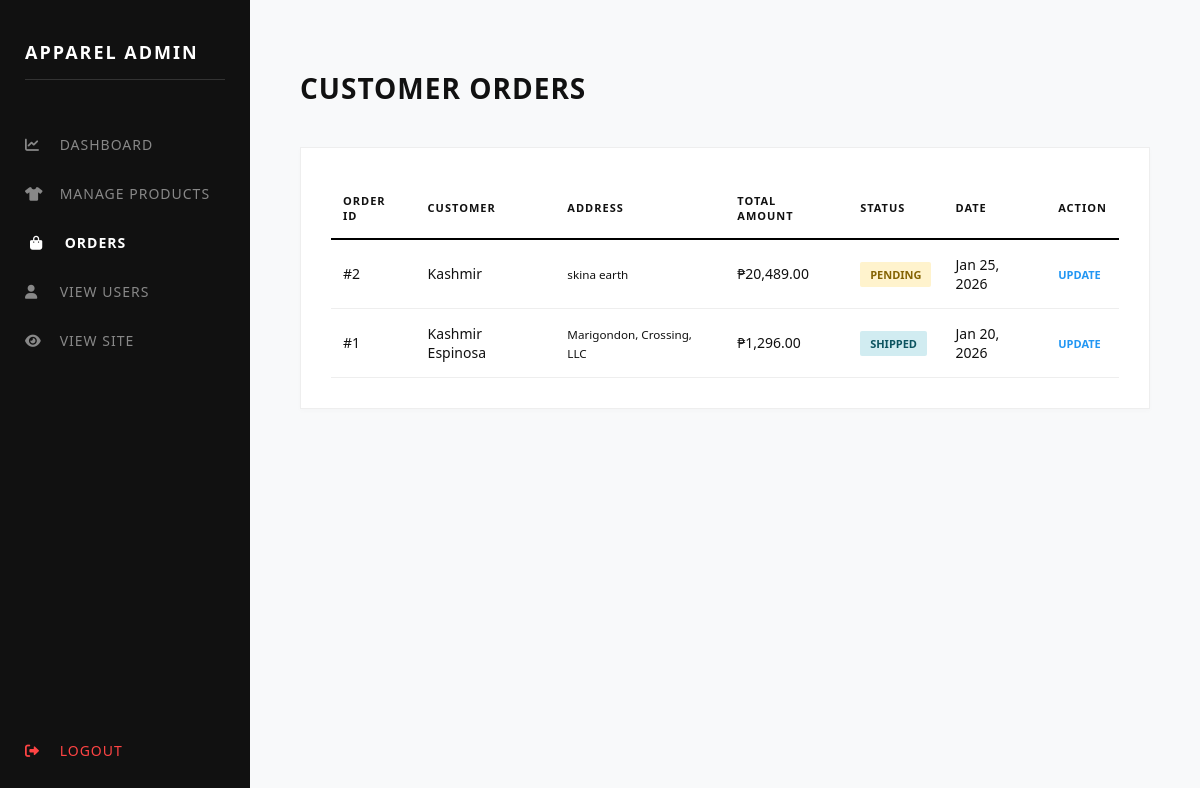
The app's page /admin/orders.php, older data.
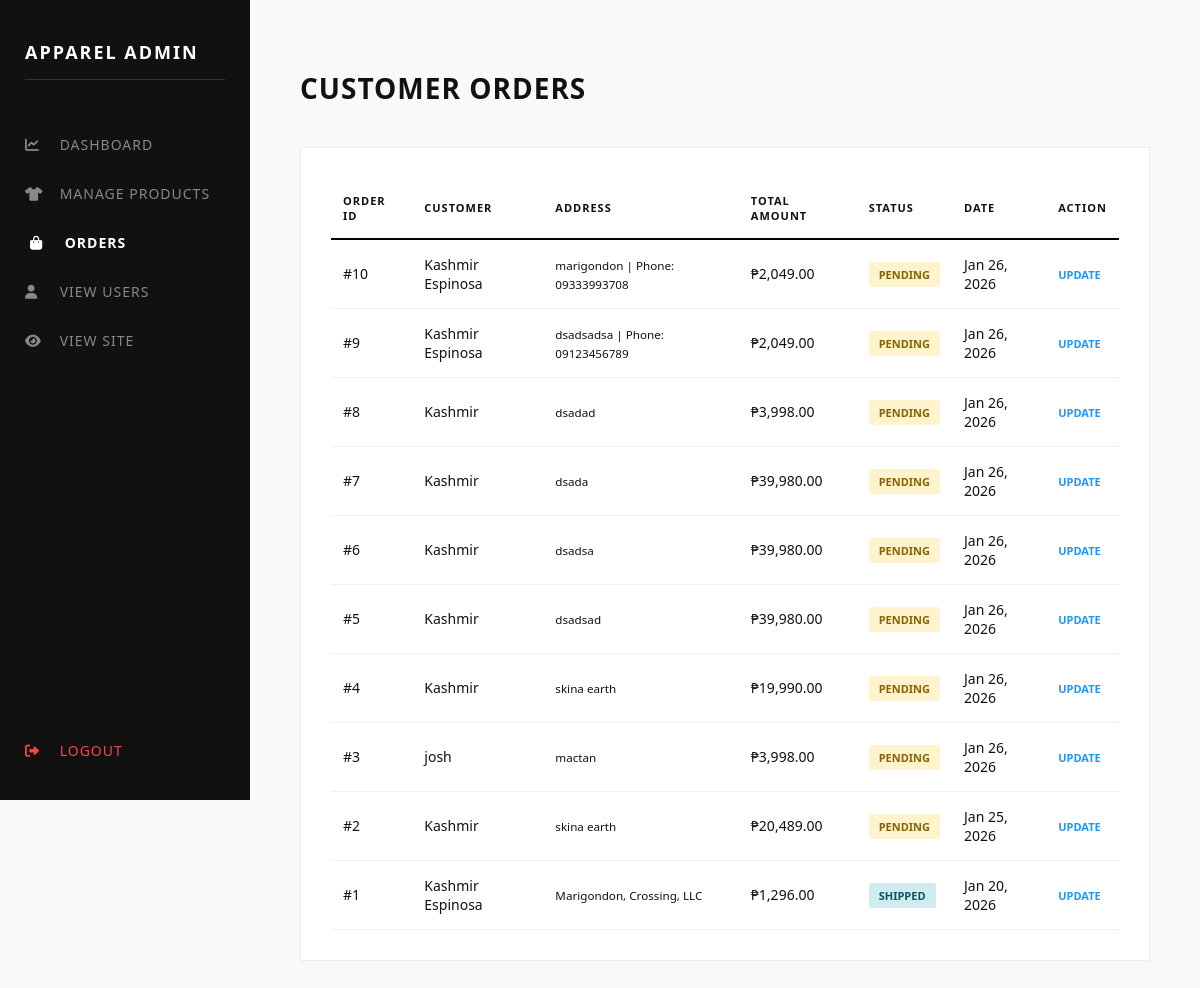
The same page, newer data.
### tables this page shows
CREATE TABLE `orders` (
  `id` int(11) NOT NULL,
  `user_id` int(11) NOT NULL,
  `full_name` varchar(255) NOT NULL,
  `address` text NOT NULL,
  `total_amount` decimal(10,2) NOT NULL,
  `payment_method` varchar(50) NOT NULL,
  `status` varchar(50) DEFAULT 'Pending',
  `created_at` timestamp NOT NULL DEFAULT current_timestamp()
);

### admin/orders.php (the view, shortened to what this page needs)
<?php
include "../config/database.php";
$orders = mysqli_query($conn, "SELECT * FROM orders ORDER BY created_at DESC");
?>
<!DOCTYPE html>
<html lang="en">
<head>
    <link rel="stylesheet" href="https://cdnjs.cloudflare.com/ajax/libs/font-awesome/6.0.0/css/all.min.css">
</head>
<body>
    <div class="sidebar">
        <h2>APPAREL ADMIN</h2>
        <a href="dashboard.php"><i class="fas fa-chart-line"></i> Dashboard</a>
        <a href="products.php"><i class="fas fa-tshirt"></i> Manage Products</a>
        <a href="orders.php" class="active-link"><i class="fas fa-shopping-bag"></i> Orders</a>
        <a href="users.php"><i class="fas fa-user"></i> View Users</a>
        <a href="../index.php"><i class="fas fa-eye"></i> View Site</a>
        <a href="logout.php" class="logout-link"><i class="fas fa-sign-out-alt"></i> Logout</a>
    </div>
    <div class="main-content">
        <header>
            <h1>Customer Orders</h1>
        </header>
        <div class="inventory-card">
            <table>
                <thead>
                    <tr>
                        <th>Order ID</th>
                        <th>Customer</th>
                        <th>Address</th>
                        <th>Total Amount</th>
                        <th>Status</th>
                        <th>Date</th>
                        <th>Action</th>
                    </tr>
                </thead>
                <tbody>
                    <?php while($row = mysqli_fetch_assoc($orders)): ?>
                    <tr>
                        <td>#<?php echo $row['id']; ?></td>
                        <td><?php echo $row['full_name']; ?></td>
                        <td><small><?php echo $row['address']; ?></small></td>
                        <td>₱<?php echo number_format($row['total_amount'], 2); ?></td>
                        <td>
                            <span class="status-badge <?php echo strtolower($row['status']); ?>">
                                <?php echo $row['status']; ?>
                            </span>
                        </td>
                        <td><?php echo date('M d, Y', strtotime($row['created_at'])); ?></td>
                        <td>
                            <a href="javascript:void(0)"
                               onclick="openOrderModal(<?php echo $row['id']; ?>, '<?php echo $row['status']; ?>')"
                               style="color: #2196F3; text-decoration: none; font-weight: bold; font-size: 11px; text-transform: uppercase;">
                               Update
                            </a>
                        </td>
                    </tr>
                    <?php endwhile; ?>
                </tbody>
            </table>
        </div>
    </div>
</body>
</html>

Row changes from the older to the newer data that the page shows:
added orders: id "10", full_name "Kashmir Espinosa", address "marigondon | Phone: 09333993708", total_amount "2,049.00", status "PENDING", created_at "Jan 26, 2026"
added orders: id "9", full_name "Kashmir Espinosa", address "dsadsadsa | Phone: 09123456789", total_amount "2,049.00", status "PENDING", created_at "Jan 26, 2026"
added orders: id "8", full_name "Kashmir", address "dsadad", total_amount "3,998.00", status "PENDING", created_at "Jan 26, 2026"
added orders: id "7", full_name "Kashmir", address "dsada", total_amount "39,980.00", status "PENDING", created_at "Jan 26, 2026"
added orders: id "6", full_name "Kashmir", address "dsadsa", total_amount "39,980.00", status "PENDING", created_at "Jan 26, 2026"
added orders: id "5", full_name "Kashmir", address "dsadsad", total_amount "39,980.00", status "PENDING", created_at "Jan 26, 2026"
added orders: id "4", full_name "Kashmir", address "skina earth", total_amount "19,990.00", status "PENDING", created_at "Jan 26, 2026"
added orders: id "3", full_name "josh", address "mactan", total_amount "3,998.00", status "PENDING", created_at "Jan 26, 2026"
